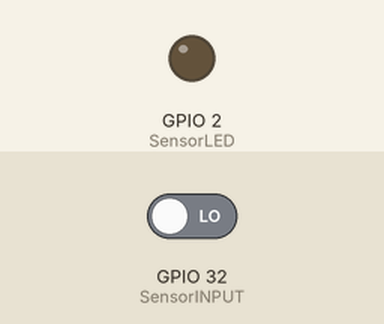
This sketch was run on a simulated ESP32. Shown: output pins drawn as LEDs (lit = HIGH). Inputs (shaded band) come from the test bench; at power-on: GPIO 32 (SensorINPUT) LOW.

Above: at 1.2 s.
1.3 s: GPIO 32 (SensorINPUT) driven HIGH
At 1.6 s:
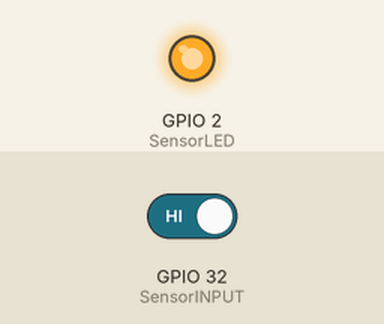
Timing chart, 0 to 4.3 s (numbered marks = the images above; inputs shaded):
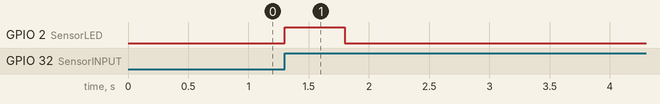

The sketch:

shake.ino
```cpp
//5V
#define SensorLED     2
#define SensorINPUT   32
unsigned char state = 0;
void setup()
{
  pinMode(SensorLED, OUTPUT);
  pinMode(SensorINPUT, INPUT);
  attachInterrupt(SensorINPUT, blink, CHANGE);//当模块电平发生变化时，触发中断
}
void loop()
{
      if(state!=0)
      {
        state = 0;
        digitalWrite(SensorLED,HIGH);
        delay(500);
      }
      else
        digitalWrite(SensorLED,LOW);
}
void blink()//Interrupts function
{
  state++;
}
```

Measured:
- after the input at 1.3 s, GPIO 2 (SensorLED): LOW → HIGH at once, → LOW 0.50 s later
